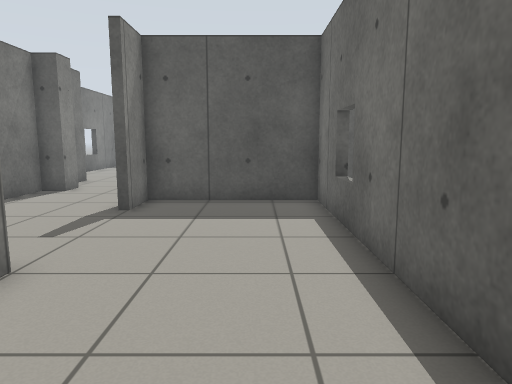
[1] (above)

17 first-person views from a walk through a Gazebo world. The camera is 0.94 m above the floor, tilts 8° down and sees 70° across. The floor is counted in squares, 0.5 m on a side. Each view is taken from the middle of a square. On the plan, view 1 faces up. The plan holds only what a view shows up to about 18 squares ahead; the rest is blank.

[2]
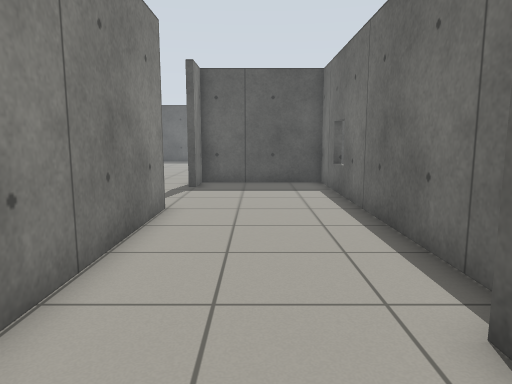

[3]
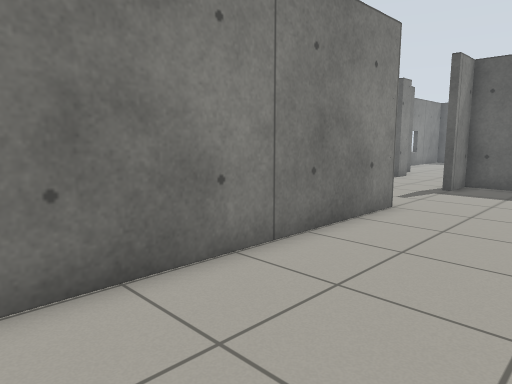

[4]
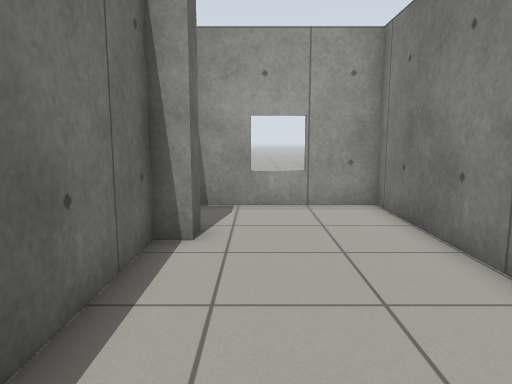

[5]
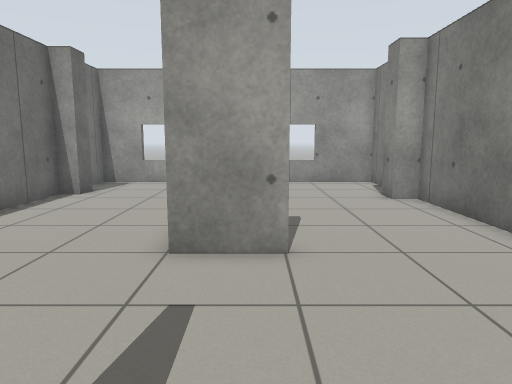

[6]
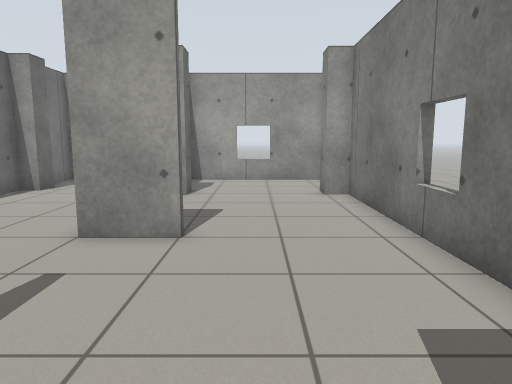

[7]
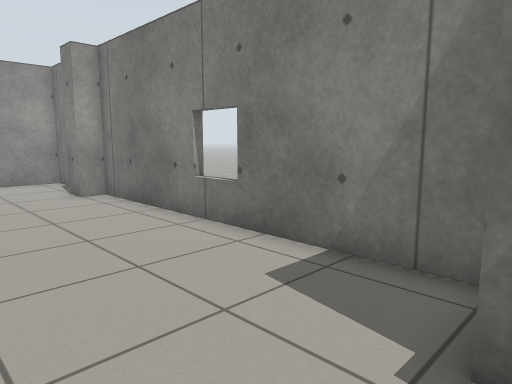

[8]
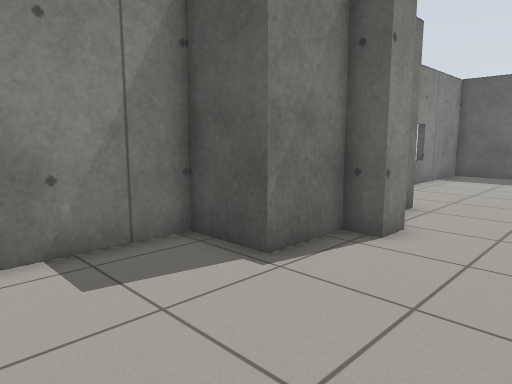

[9]
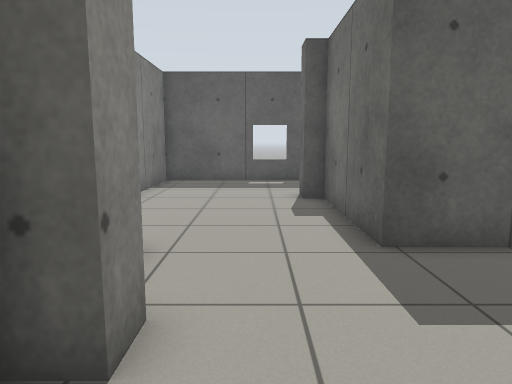

[10]
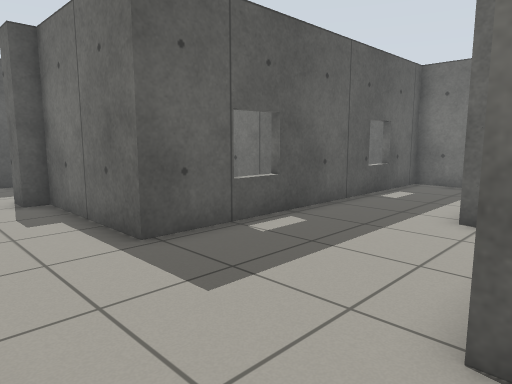

[11]
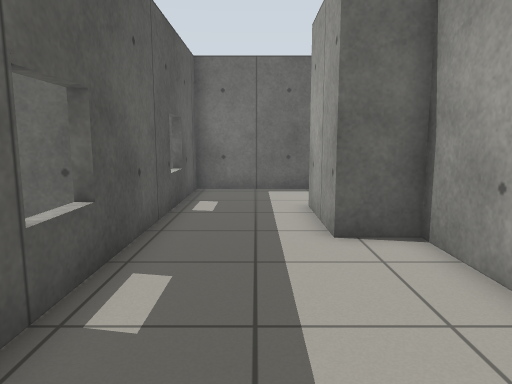

[12]
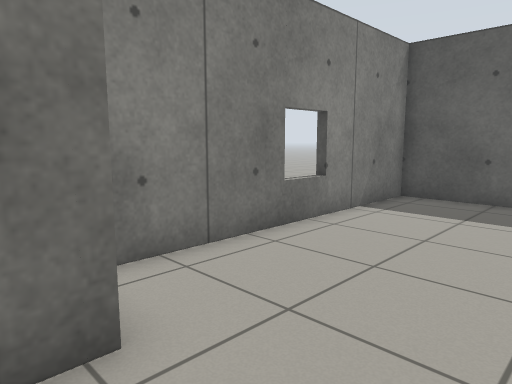

[13]
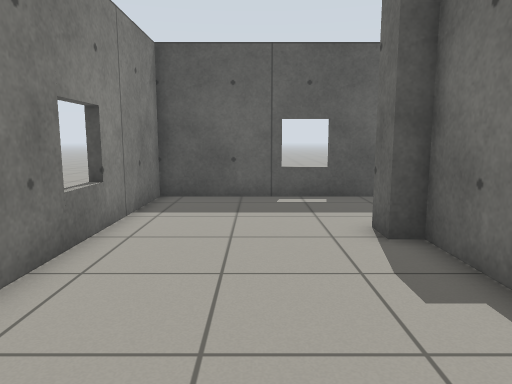

[14]
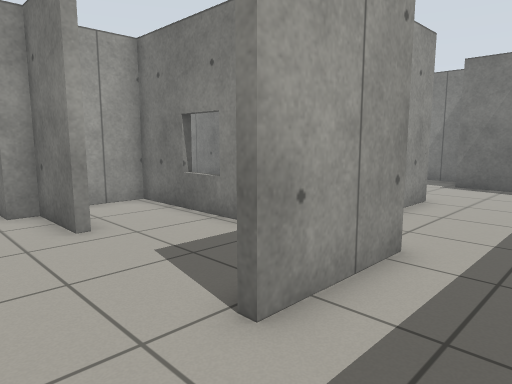

[15]
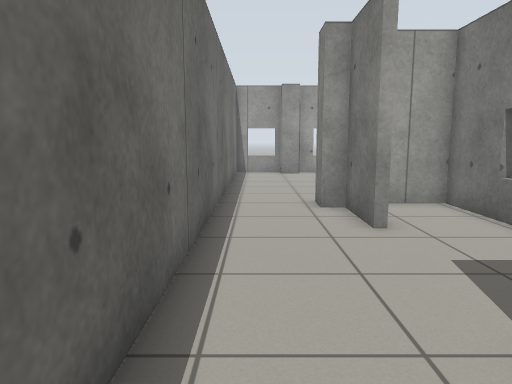

[16]
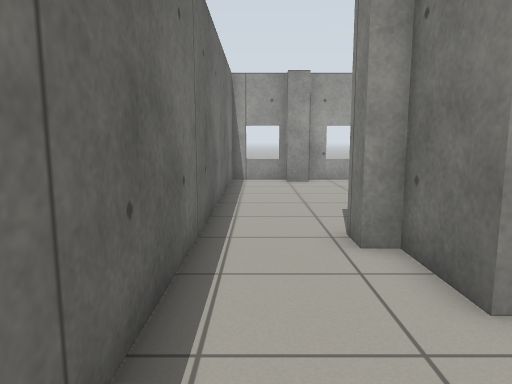

[17]
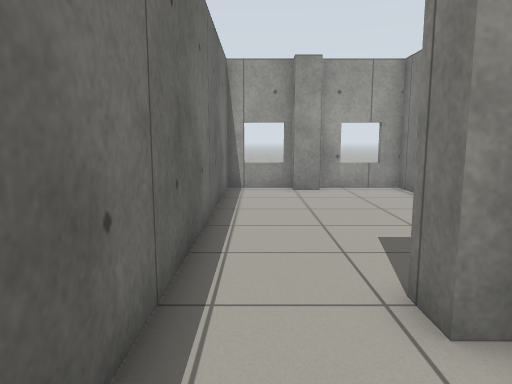

### Floor plan
Ten units are one square. View 1 is at (0, 0); x grows to the right and y downward. Boxes are objects, and circles mark ways between rooms. Rooms are numbered by the first view taken in them; rooms with no view inside come last. Other rooms are left out.
<svg viewBox="-108 -288 204 349">
<path fill="none" stroke="#000" d="M-35 -51 -35 56 20 56 20 41M12 29 12 18 20 18 20 -115 -38 -115M-35 -115 -35 -98M-56 -51 -35 -51M-45 18 -45 6M-103 41 -103 56 -39 56M-38 -115 -38 -118M-81 -124 -81 -115 -103 -115 -103 7 -94 7 -94 17M-38 -118 20 -118 20 -135 55 -135M-72 -148 -72 -136 -81 -136 -81 -124M91 -126 91 -173 -38 -173M55 -84 55 -58 62 -58 62 -48M55 49 65 49 65 56 91 56 91 -126M23 41 23 56 55 56M-45 -228 -45 -239M-81 -174 -81 -164M-38 -173 -38 -228M-30 -283 -103 -283 -103 -182M23 -96 23 -51 40 -51"/>
<circle cx="-40" cy="-75" r="3" fill="#2a7"/>
<circle cx="-60" cy="-120" r="3" fill="#2a7"/>
<circle cx="70" cy="-130" r="3" fill="#2a7"/>
<circle cx="-60" cy="-170" r="3" fill="#2a7"/>
<circle cx="50" cy="-105" r="3" fill="#2a7"/>
<text x="-10" y="-30">1</text>
<text x="-70" y="-30">2</text>
<text x="0" y="-150">3</text>
<text x="60" y="-20">4</text>
<text x="-70" y="-230">5</text>
<text x="40" y="-90">6</text>
</svg>
Room 1 opens to room 2. Room 2 opens to room 3. Room 3 opens to room 4. Room 3 opens to room 5. Room 4 opens to room 6.

Where each view was taken, in squares from view 1:
view 1: 0 up, 0 right, facing up
view 2: 5 down, 1 left, facing up
view 3: 5 down, 1 right, facing up-left
view 4: 5 up, 0 right, facing down
view 5: 11 up, 5 left, facing down
view 6: 12 up, 7 left, facing down
view 7: 12 up, 5 left, facing down-left
view 8: 7 up, 4 left, facing up-left
view 9: 11 up, 6 left, facing up
view 10: 11 up, 7 left, facing up-right
view 11: 15 up, 5 left, facing right
view 12: 16 up, 5 left, facing up-left
view 13: 16 up, 7 left, facing up
view 14: 16 up, 8 right, facing down-left
view 15: 16 up, 8 right, facing down
view 16: 12 up, 8 right, facing down
view 17: 9 up, 8 right, facing down
